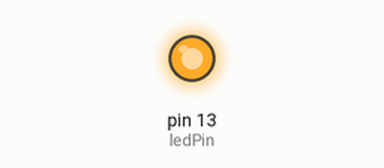
Simulated run of this sketch. Board: Arduino Uno, built with avr-gcc and run on an emulated ATmega328P. Parts: output pins drawn as LEDs (lit = HIGH).

Above: at 0.12 s.
At 6.3 s:
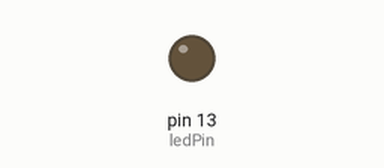
Timing chart, 0 to 10.4 s (numbered marks = the images above):
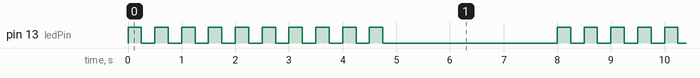

Measured:
- by itself, pin 13 (ledPin): repeats every 8.0 s: 9 × (LOW 0.25 s, HIGH 0.25 s), LOW 3.3 s, HIGH 0.25 s
- by itself, everything shown: repeats every 8.0 s, in 20 steps

The sketch:

01_blink_led9_static.ino
```cpp
/* Utilizando variavel statica para piscar o led 10x */

const int ledPin = 13;
const int delayPeriod = 250;

void setup() {
	pinMode(ledPin, OUTPUT);
}

void loop() {
  static int count = 0; /* Inicializa uma unica vez */
  digitalWrite(ledPin, HIGH);
  delay(delayPeriod);
  digitalWrite(ledPin, LOW);
  delay(delayPeriod);
  count++;

  if (count == 10) {
    count = 0;
    delay(3000);
  }
}
```
